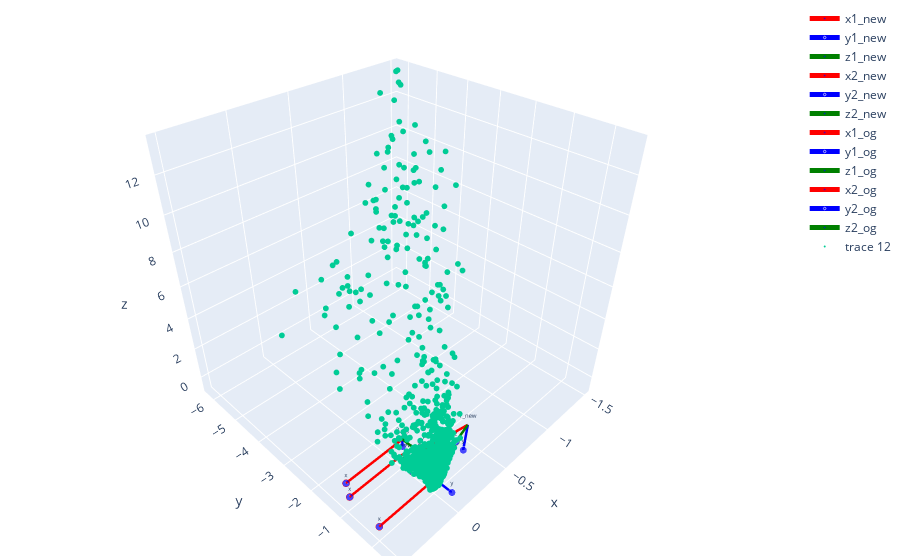

The cell this chart's notebook holds for it:
### Code cell
only_new=False
only_orig=False


#Test initialization
rot_vec_3 = R.from_rotvec([0, 0, 0])
R3 = rot_vec_3.as_matrix()
t3 = [0, 0, 0]

rot_vec_4 = R.from_rotvec(-np.pi/2 * np.array([1, 0, 0]))
R4 = rot_vec_4.as_matrix()
t4 = [0, -1, 1]

scale_factor=0.5

# Annotate cameras (origins and vectors)
data_1 = vector_plot([scale_factor*R1[:,0],scale_factor*R1[:,1],scale_factor*R1[:,2]], orig=t1,cam_name='1_new')
data_2 = vector_plot([scale_factor*R2[:,0],scale_factor*R2[:,1],scale_factor*R2[:,2]], orig=t2, cam_name='2_new')

data_3 = vector_plot([scale_factor*R3[:,0],scale_factor*R3[:,1],scale_factor*R3[:,2]], orig=t3, cam_name='1_og')
data_4 = vector_plot([scale_factor*R4[:,0],scale_factor*R4[:,1],scale_factor*R4[:,2]], orig=t4, cam_name='2_og')

#print(pts_array_3d_clean.shape)

data_5  = [go.Scatter3d(x=points_3d[:,0], y=points_3d[:,1], z=points_3d[:,2], mode='markers', marker=dict(size=2))]
#data_5  = [go.Scatter3d(x=optim_3d_pts_total[:,0], y=optim_3d_pts_total[:,1], z=optim_3d_pts_total[:,2], mode='markers', marker=dict(size=2))]
#data_5  = [go.Scatter3d(x=pts_array_3d_clean[:,0], y=pts_array_3d_clean[:,1], z=pts_array_3d_clean[:,2], mode='markers', marker=dict(size=2))]
layout = go.Layout(
            margin = dict(l = 4,
                        r = 4,
                        b = 4,
                        t = 4)
                )
if only_new:
        data = data_1 + data_2 + data_5
elif only_orig:
        data = data_3 + data_4 + data_5
else:
        data = data_1 + data_2 + data_3 + data_4 + data_5


fig = go.Figure(data=data,layout=layout)
fig.update_traces(textfont_size=6)

fig.show()

### Figure 1 — Plotly figure (JSON) as saved in the notebook; plotly's stock layout.template omitted (floating-point values rounded to 4 significant figures; data arrays with more than 128 entries replaced by an {"elided": "..."} marker saying what was removed)
{"data": [{"line": {"color": "red", "width": 5}, "marker": {"color": "blue", "size": [0, 5]}, "mode": "lines+markers+text", "name": "x1_new", "text": ["1_new", "x"], "textfont": {"size": 6}, "type": "scatter3d", "x": [-0.5431, -0.1262], "y": [-0.577, -0.8438], "z": [-0.2811, -0.3522]}, {"line": {"color": "blue", "width": 5}, "marker": {"color": "blue", "size": [0, 5]}, "mode": "lines+markers+text", "name": "y1_new", "text": ["1_new", "y"], "textfont": {"size": 6}, "type": "scatter3d", "x": [-0.5431, -0.373], "y": [-0.577, -0.2274], "z": [-0.2811, -0.5954]}, {"line": {"color": "green", "width": 5}, "marker": {"color": "blue", "size": [0, 5]}, "mode": "lines+markers+text", "name": "z1_new", "text": ["1_new", "z"], "textfont": {"size": 6}, "type": "scatter3d", "x": [-0.5431, -0.3257], "y": [-0.577, -0.3392], "z": [-0.2811, 0.1012]}, {"line": {"color": "red", "width": 5}, "marker": {"color": "blue", "size": [0, 5]}, "mode": "lines+markers+text", "name": "x2_new", "text": ["2_new", "x"], "textfont": {"size": 6}, "type": "scatter3d", "x": [0.03245, 0.4989], "y": [-0.8672, -0.9118], "z": [0.3873, 0.2127]}, {"line": {"color": "blue", "width": 5}, "marker": {"color": "blue", "size": [0, 5]}, "mode": "lines+markers+text", "name": "y2_new", "text": ["2_new", "y"], "textfont": {"size": 6}, "type": "scatter3d", "x": [0.03245, -0.1361], "y": [-0.8672, -0.8042], "z": [0.3873, -0.07922]}, {"line": {"color": "green", "width": 5}, "marker": {"color": "blue", "size": [0, 5]}, "mode": "lines+markers+text", "name": "z2_new", "text": ["2_new", "z"], "textfont": {"size": 6}, "type": "scatter3d", "x": [0.03245, 0.09612], "y": [-0.8672, -0.3732], "z": [0.3873, 0.431]}, {"line": {"color": "red", "width": 5}, "marker": {"color": "blue", "size": [0, 5]}, "mode": "lines+markers+text", "name": "x1_og", "text": ["1_og", "x"], "textfont": {"size": 6}, "type": "scatter3d", "x": [0, 0.5], "y": [0, 0], "z": [0, 0]}, {"line": {"color": "blue", "width": 5}, "marker": {"color": "blue", "size": [0, 5]}, "mode": "lines+markers+text", "name": "y1_og", "text": ["1_og", "y"], "textfont": {"size": 6}, "type": "scatter3d", "x": [0, 0], "y": [0, 0.5], "z": [0, 0]}, {"line": {"color": "green", "width": 5}, "marker": {"color": "blue", "size": [0, 5]}, "mode": "lines+markers+text", "name": "z1_og", "text": ["1_og", "z"], "textfont": {"size": 6}, "type": "scatter3d", "x": [0, 0], "y": [0, 0], "z": [0, 0.5]}, {"line": {"color": "red", "width": 5}, "marker": {"color": "blue", "size": [0, 5]}, "mode": "lines+markers+text", "name": "x2_og", "text": ["2_og", "x"], "textfont": {"size": 6}, "type": "scatter3d", "x": [0, 0.5], "y": [-1, -1], "z": [1, 1]}, {"line": {"color": "blue", "width": 5}, "marker": {"color": "blue", "size": [0, 5]}, "mode": "lines+markers+text", "name": "y2_og", "text": ["2_og", "y"], "textfont": {"size": 6}, "type": "scatter3d", "x": [0, 0], "y": [-1, -1.0], "z": [1, 0.5]}, {"line": {"color": "green", "width": 5}, "marker": {"color": "blue", "size": [0, 5]}, "mode": "lines+markers+text", "name": "z2_og", "text": ["2_og", "z"], "textfont": {"size": 6}, "type": "scatter3d", "x": [0, 0], "y": [-1, -0.5], "z": [1, 1]}, {"marker": {"size": 2}, "mode": "markers", "textfont": {"size": 6}, "type": "scatter3d", "x": {"elided": "6697 float values"}, "y": {"elided": "6697 float values"}, "z": {"elided": "6697 float values"}}], "layout": {"margin": {"b": 4, "l": 4, "r": 4, "t": 4}}}
